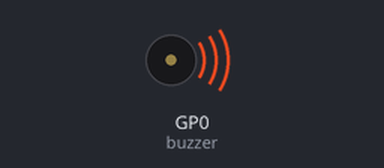
A program run on a simulated Raspberry Pi Pico running MicroPython. On the bench: buzzer (waves = sounding). At 45.0 s the program stops and its outputs stay as they are.

Above: at 0.1 s.
Timing chart, 0 to 40.0 s (numbered marks = the images above):
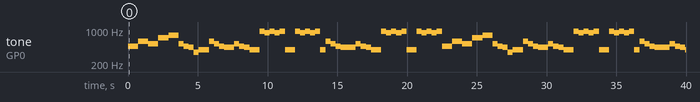

The program:

Piezo_Buzzer_coffin_dance.py
```python
#Import modules
from machine import Pin, PWM
from utime import sleep
buzzer = PWM(Pin(0))

#Define frequency for every note
tones = {
"B0": 31,
"C1": 33,
"CS1": 35,
"D1": 37,
"DS1": 39,
"E1": 41,
"F1": 44,
"FS1": 46,
"G1": 49,
"GS1": 52,
"A1": 55,
"AS1": 58,
"B1": 62,
"C2": 65,
"CS2": 69,
"D2": 73,
"DS2": 78,
"E2": 82,
"F2": 87,
"FS2": 93,
"G2": 98,
"GS2": 104,
"A2": 110,
"AS2": 117,
"B2": 123,
"C3": 131,
"CS3": 139,
"D3": 147,
"DS3": 156,
"E3": 165,
"F3": 175,
"FS3": 185,
"G3": 196,
"GS3": 208,
"A3": 220,
"AS3": 233,
"B3": 247,
"C4": 262,
"CS4": 277,
"D4": 294,
"DS4": 311,
"E4": 330,
"F4": 349,
"FS4": 370,
"G4": 392,
"GS4": 415,
"A4": 440,
"AS4": 466,
"B4": 494,
"C5": 523,
"CS5": 554,
"D5": 587,
"DS5": 622,
"E5": 659,
"F5": 698,
"FS5": 740,
"G5": 784,
"GS5": 831,
"A5": 880,
"AS5": 932,
"B5": 988,
"C6": 1047,
"CS6": 1109,
"D6": 1175,
"DS6": 1245,
"E6": 1319,
"F6": 1397,
"FS6": 1480,
"G6": 1568,
"GS6": 1661,
"A6": 1760,
"AS6": 1865,
"B6": 1976,
"C7": 2093,
"CS7": 2217,
"D7": 2349,
"DS7": 2489,
"E7": 2637,
"F7": 2794,
"FS7": 2960,
"G7": 3136,
"GS7": 3322,
"A7": 3520,
"AS7": 3729,
"B7": 3951,
"C8": 4186,
"CS8": 4435,
"D8": 4699,
"DS8": 4978}

#Notes in the song
song = ["AS4","AS4","D5","D5",
"C5","C5","F5","F5","G5","G5","C5","AS4","A4","F4","G4","G4","D5",
"C5","AS4","A4","A4","C5","AS4","A4","G4","G4","AS5",
"A5","AS5","A5","AS5",
"G4","G4","AS5",
"A5","AS5","A5","AS5",
"G4","D5","C5","AS4","A4","A4","A4",
"C5","AS4","A4",
"G4","G4","AS5",
"A5","AS5","A5","AS5",
"G4","G4","AS5",
"A5","AS5","A5","AS5","AS4","AS4","D5","D5",
"C5","C5","F5","F5","G5","G5","C5","AS4","A4","F4","G4","G4","D5",
"C5","AS4","A4","A4","C5","AS4","A4","G4","G4","AS5",
"A5","AS5","A5","AS5",
"G4","G4","AS5",
"A5","AS5","A5","AS5",
"G4","D5","C5","AS4","A4","A4","A4",
"C5","AS4","A4",
"G4","G4","AS5",
"A5","AS5","A5","AS5",
"G4","G4","AS5",
"A5","AS5","A5","AS5"]

#Play tone, with buzzer.duty you can adjust volume
def playtone(frequency):
    buzzer.duty_u16(10000)
    buzzer.freq(frequency)
#Nothing plays
def bequiet():
    buzzer.duty_u16(0)
#Play the song
def playsong(mysong):
    for i in range(len(mysong)):
        if (mysong[i] == "P"):
            bequiet()
        else:
            playtone(tones[mysong[i]])
        sleep(0.363)
    bequiet()
playsong(song)
```

Measured:
- by itself, tone on GP0 (buzzer): plays 466 Hz for 0.73 s, 587 Hz for 0.73 s, 523 Hz for 0.73 s, 698 Hz for 0.73 s, 784 Hz for 0.73 s, 523 Hz for 0.36 s … (87 notes in this stretch)
